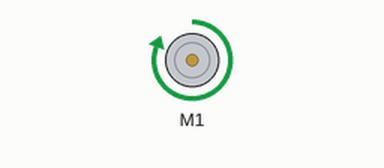
This sketch was run on a simulated Arduino Uno, built with avr-gcc and run on an emulated ATmega328P. Parts: DC motor (green arrow = forward, orange = backward, longer = faster).

Above: at 0.1 s.
Timing chart, 0 to 1.6 s (numbered marks = the images above):
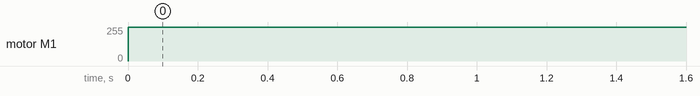

The sketch:

Actuator_Test.ino
```cpp
#include "DualVNH5019MotorShield.h"

#define POT_PIN A2

DualVNH5019MotorShield md;

void turn_left() {
    md.setM1Speed(400);
}

void turn_right() {
    md.setM1Speed(-400);
}

void stop_motor(){
    md.setM1Speed(0);
}

void setup() {
  // put your setup code here, to run once:
  md.init();
  pinMode(POT_PIN, INPUT);
}

void loop() {
  // put your main code here, to run repeatedly:
  turn_left();
  delay(10);
}
```

Measured:
- by itself, motor M1: stopped → forward 255/255 at 0.00 s
